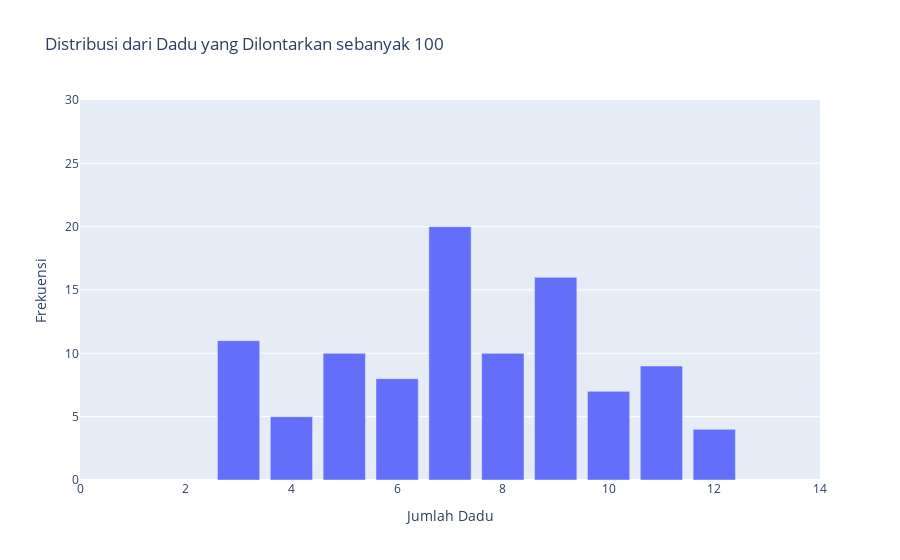

Notebook cell for this chart:
### Code cell
dadu(n=100)

### Figure 1 — Plotly figure (JSON) as saved in the notebook; plotly's stock layout.template omitted (floating-point values rounded to 4 significant figures)
{"data": [{"alignmentgroup": "True", "hovertemplate": "Jumlah Dadu=%{x}<br>Frekuensi=%{y}<extra></extra>", "legendgroup": "", "marker": {"color": "#636efa"}, "name": "", "offsetgroup": "", "orientation": "v", "showlegend": false, "textposition": "auto", "type": "bar", "x": ["3.0", "4.0", "5.0", "6.0", "7.0", "8.0", "9.0", "10.0", "11.0", "12.0"], "xaxis": "x", "y": [11, 5, 10, 8, 20, 10, 16, 7, 9, 4], "yaxis": "y"}], "layout": {"barmode": "relative", "legend": {"tracegroupgap": 0}, "title": {"text": "Distribusi dari Dadu yang Dilontarkan sebanyak 100"}, "xaxis": {"anchor": "y", "domain": [0, 1], "range": [0, 14], "title": {"text": "Jumlah Dadu"}}, "yaxis": {"anchor": "x", "domain": [0, 1], "range": [0, 30], "title": {"text": "Frekuensi"}}}}
